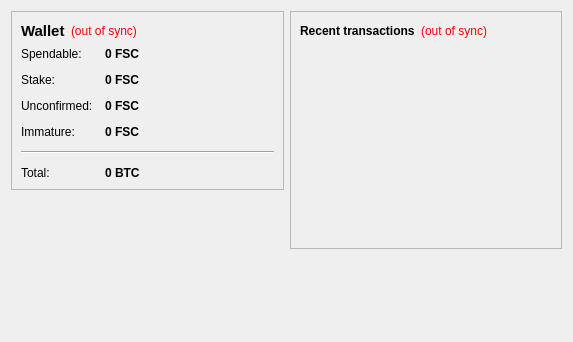
<?xml version="1.0" encoding="UTF-8"?>
<ui version="4.0">
 <class>OverviewPage</class>
 <widget class="QWidget" name="OverviewPage">
  <property name="geometry">
   <rect>
    <x>0</x>
    <y>0</y>
    <width>573</width>
    <height>342</height>
   </rect>
  </property>
  <property name="windowTitle">
   <string>Form</string>
  </property>
  <layout class="QHBoxLayout" name="horizontalLayout" stretch="1,1">
   <item>
    <layout class="QVBoxLayout" name="verticalLayout_2">
     <item>
      <widget class="QFrame" name="frame">
       <property name="frameShape">
        <enum>QFrame::StyledPanel</enum>
       </property>
       <property name="frameShadow">
        <enum>QFrame::Raised</enum>
       </property>
       <layout class="QVBoxLayout" name="verticalLayout_4">
        <item>
         <layout class="QHBoxLayout" name="horizontalLayout_4">
          <item>
           <widget class="QLabel" name="label_5">
            <property name="font">
             <font>
              <pointsize>11</pointsize>
              <weight>75</weight>
              <bold>true</bold>
             </font>
            </property>
            <property name="text">
             <string>Wallet</string>
            </property>
           </widget>
          </item>
          <item>
           <widget class="QLabel" name="labelWalletStatus">
            <property name="toolTip">
             <string>The displayed information may be out of date. Your wallet automatically synchronizes with the Fissacoin network after a connection is established, but this process has not completed yet.</string>
            </property>
            <property name="styleSheet">
             <string notr="true">QLabel { color: red; }</string>
            </property>
            <property name="text">
             <string notr="true">(out of sync)</string>
            </property>
            <property name="alignment">
             <set>Qt::AlignLeading|Qt::AlignLeft|Qt::AlignVCenter</set>
            </property>
           </widget>
          </item>
          <item>
           <spacer name="horizontalSpacer_2">
            <property name="orientation">
             <enum>Qt::Horizontal</enum>
            </property>
            <property name="sizeHint" stdset="0">
             <size>
              <width>40</width>
              <height>20</height>
             </size>
            </property>
           </spacer>
          </item>
         </layout>
        </item>
        <item>
         <layout class="QFormLayout" name="formLayout_2">
          <property name="fieldGrowthPolicy">
           <enum>QFormLayout::AllNonFixedFieldsGrow</enum>
          </property>
          <property name="horizontalSpacing">
           <number>12</number>
          </property>
          <property name="verticalSpacing">
           <number>12</number>
          </property>
          <item row="0" column="0">
           <widget class="QLabel" name="label">
            <property name="text">
             <string>Spendable:</string>
            </property>
           </widget>
          </item>
          <item row="0" column="1">
           <widget class="QLabel" name="labelBalance">
            <property name="font">
             <font>
              <weight>75</weight>
              <bold>true</bold>
             </font>
            </property>
            <property name="cursor">
             <cursorShape>IBeamCursor</cursorShape>
            </property>
            <property name="toolTip">
             <string>Your current spendable balance</string>
            </property>
            <property name="text">
             <string notr="true">0 FSC</string>
            </property>
            <property name="textInteractionFlags">
             <set>Qt::LinksAccessibleByMouse|Qt::TextSelectableByKeyboard|Qt::TextSelectableByMouse</set>
            </property>
           </widget>
          </item>
          <item row="1" column="0">
           <widget class="QLabel" name="label_6">
            <property name="text">
             <string>Stake:</string>
            </property>
           </widget>
          </item>
          <item row="1" column="1">
           <widget class="QLabel" name="labelStake">
            <property name="font">
             <font>
              <weight>75</weight>
              <bold>true</bold>
             </font>
            </property>
            <property name="cursor">
             <cursorShape>IBeamCursor</cursorShape>
            </property>
            <property name="toolTip">
             <string>Total of coins that was staked, and do not yet count toward the current balance</string>
            </property>
            <property name="text">
             <string notr="true">0 FSC</string>
            </property>
            <property name="textInteractionFlags">
             <set>Qt::LinksAccessibleByMouse|Qt::TextSelectableByKeyboard|Qt::TextSelectableByMouse</set>
            </property>
           </widget>
          </item>
          <item row="2" column="0">
           <widget class="QLabel" name="label_3">
            <property name="text">
             <string>Unconfirmed:</string>
            </property>
           </widget>
          </item>
          <item row="2" column="1">
           <widget class="QLabel" name="labelUnconfirmed">
            <property name="font">
             <font>
              <weight>75</weight>
              <bold>true</bold>
             </font>
            </property>
            <property name="cursor">
             <cursorShape>IBeamCursor</cursorShape>
            </property>
            <property name="toolTip">
             <string>Total of transactions that have yet to be confirmed, and do not yet count toward the current balance</string>
            </property>
            <property name="text">
             <string notr="true">0 FSC</string>
            </property>
            <property name="textInteractionFlags">
             <set>Qt::LinksAccessibleByMouse|Qt::TextSelectableByKeyboard|Qt::TextSelectableByMouse</set>
            </property>
           </widget>
          </item>
          <item row="3" column="0">
           <widget class="QLabel" name="labelImmatureText">
            <property name="text">
             <string>Immature:</string>
            </property>
           </widget>
          </item>
          <item row="3" column="1">
           <widget class="QLabel" name="labelImmature">
            <property name="font">
             <font>
              <weight>75</weight>
              <bold>true</bold>
             </font>
            </property>
            <property name="toolTip">
             <string>Mined balance that has not yet matured</string>
            </property>
            <property name="text">
             <string notr="true">0 FSC</string>
            </property>
            <property name="textInteractionFlags">
             <set>Qt::LinksAccessibleByMouse|Qt::TextSelectableByKeyboard|Qt::TextSelectableByMouse</set>
            </property>
           </widget>
          </item>
          <item row="4" column="0" colspan="2">
           <widget class="Line" name="line">
            <property name="orientation">
             <enum>Qt::Horizontal</enum>
            </property>
           </widget>
          </item>
          <item row="5" column="0">
           <widget class="QLabel" name="labelTotalText">
            <property name="text">
             <string>Total:</string>
            </property>
           </widget>
          </item>
          <item row="5" column="1">
           <widget class="QLabel" name="labelTotal">
            <property name="font">
             <font>
              <weight>75</weight>
              <bold>true</bold>
             </font>
            </property>
            <property name="cursor">
             <cursorShape>IBeamCursor</cursorShape>
            </property>
            <property name="toolTip">
             <string>Your current total balance</string>
            </property>
            <property name="text">
             <string notr="true">0 BTC</string>
            </property>
            <property name="textInteractionFlags">
             <set>Qt::LinksAccessibleByMouse|Qt::TextSelectableByKeyboard|Qt::TextSelectableByMouse</set>
            </property>
           </widget>
          </item>
         </layout>
        </item>
       </layout>
      </widget>
     </item>
     <item>
      <spacer name="verticalSpacer">
       <property name="orientation">
        <enum>Qt::Vertical</enum>
       </property>
       <property name="sizeHint" stdset="0">
        <size>
         <width>20</width>
         <height>40</height>
        </size>
       </property>
      </spacer>
     </item>
    </layout>
   </item>
   <item>
    <layout class="QVBoxLayout" name="verticalLayout_3">
     <item>
      <widget class="QFrame" name="frame_2">
       <property name="frameShape">
        <enum>QFrame::StyledPanel</enum>
       </property>
       <property name="frameShadow">
        <enum>QFrame::Raised</enum>
       </property>
       <layout class="QVBoxLayout" name="verticalLayout">
        <item>
         <layout class="QHBoxLayout" name="horizontalLayout_2">
          <item>
           <widget class="QLabel" name="label_4">
            <property name="text">
             <string>&lt;b&gt;Recent transactions&lt;/b&gt;</string>
            </property>
           </widget>
          </item>
          <item>
           <widget class="QLabel" name="labelTransactionsStatus">
            <property name="toolTip">
             <string>The displayed information may be out of date. Your wallet automatically synchronizes with the Fissacoin network after a connection is established, but this process has not completed yet.</string>
            </property>
            <property name="styleSheet">
             <string notr="true">QLabel { color: red; }</string>
            </property>
            <property name="text">
             <string notr="true">(out of sync)</string>
            </property>
            <property name="alignment">
             <set>Qt::AlignRight|Qt::AlignTrailing|Qt::AlignVCenter</set>
            </property>
           </widget>
          </item>
          <item>
           <spacer name="horizontalSpacer">
            <property name="orientation">
             <enum>Qt::Horizontal</enum>
            </property>
            <property name="sizeHint" stdset="0">
             <size>
              <width>40</width>
              <height>20</height>
             </size>
            </property>
           </spacer>
          </item>
         </layout>
        </item>
        <item>
         <widget class="QListView" name="listTransactions">
          <property name="styleSheet">
           <string notr="true">QListView { background: transparent; }</string>
          </property>
          <property name="frameShape">
           <enum>QFrame::NoFrame</enum>
          </property>
          <property name="verticalScrollBarPolicy">
           <enum>Qt::ScrollBarAlwaysOff</enum>
          </property>
          <property name="horizontalScrollBarPolicy">
           <enum>Qt::ScrollBarAlwaysOff</enum>
          </property>
          <property name="selectionMode">
           <enum>QAbstractItemView::NoSelection</enum>
          </property>
         </widget>
        </item>
       </layout>
      </widget>
     </item>
     <item>
      <spacer name="verticalSpacer_2">
       <property name="orientation">
        <enum>Qt::Vertical</enum>
       </property>
       <property name="sizeHint" stdset="0">
        <size>
         <width>20</width>
         <height>40</height>
        </size>
       </property>
      </spacer>
     </item>
    </layout>
   </item>
  </layout>
 </widget>
 <resources/>
 <connections/>
</ui>
